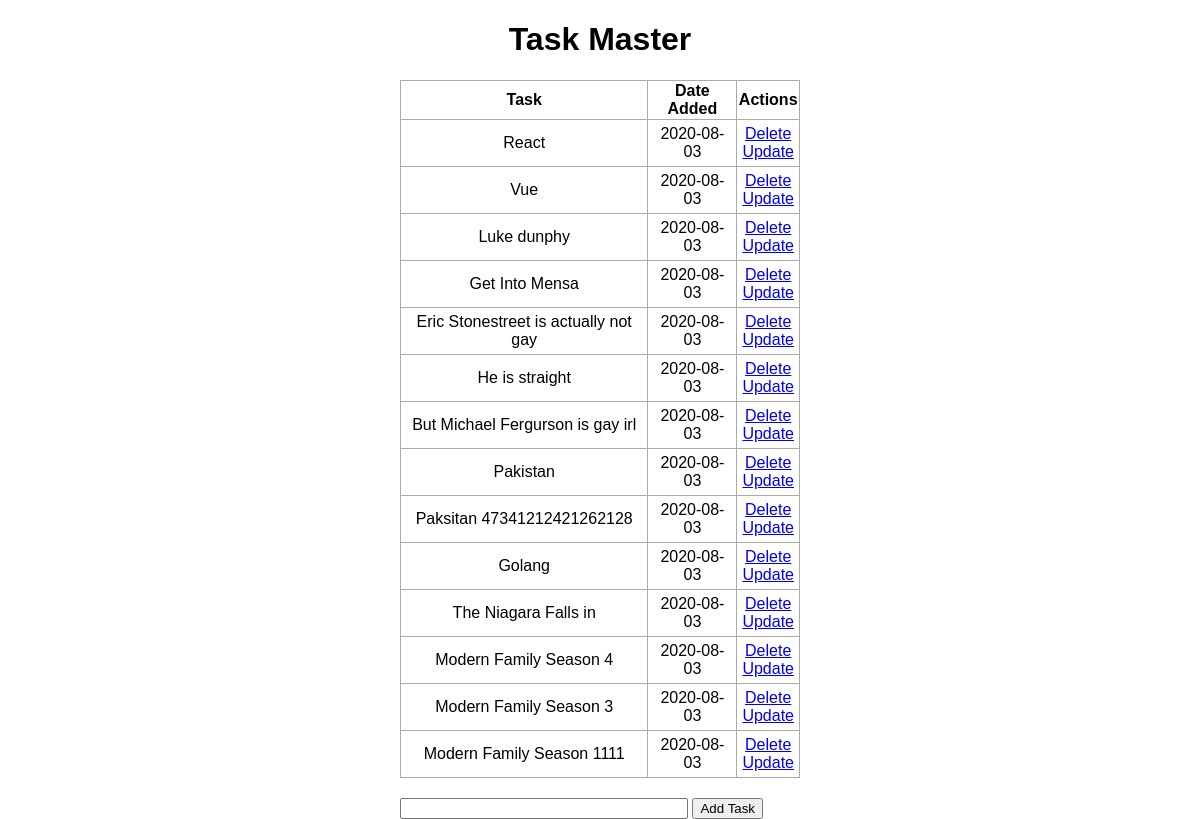
The page / on the database its author committed.
### app.py (models this page shows, shortened)
class Todo(db.Model):
	id = db.Column(db.Integer, primary_key=True)
	content = db.Column(db.String(200), nullable=False)
	date_created = db.Column(db.DateTime, default=datetime.utcnow)

### app.py (the view)
@app.route('/', methods=['GET', 'POST'])
def index():
	if request.method == 'POST':
		task_content = request.form['content']
		new_task = Todo(content=task_content)
		try:
			db.session.add(new_task)
			db.session.commit()
			return redirect('/')
		except Exception as e:
			return "Failed to add task to database"
	else:
		tasks = Todo.query.order_by(Todo.date_created).all()
		return render_template('index.html', tasks=tasks)

### templates/index.html (shortened to what this page needs)
{% extends 'base.html' %}
{% block body %}
<div class='content'>
	{% if tasks|length < 1 %}
	<h1>Create A Task Below!</h1>
	{% else %}
	<h1 style='text-align:center'>Task Master</h1>
	<table>
		<tr>
			<th>Task</th>
			<th>Date Added</th>
			<th>Actions</th>
		</tr>
		{% for task in tasks %}
			<tr>
				<td>{{ task.content }}</td>
				<td>{{ task.date_created.date() }}</td>
				<td>
					<a href="/delete/{{ task.id }}">Delete</a>
					<br>
					<a href="/update/{{ task.id }}">Update</a>
				</td>
			</tr>
		{% endfor %}
		{% endif %}
	</table>
		<form action="/", method="POST">
			<input type="text" name="content" id="content">
			<input type="Submit" value="Add Task">
		</form>
	</div>
{% endblock %}

### templates/base.html (shortened to what this page needs)
<!DOCTYPE html>
<html>
<head>
	<link rel="stylesheet" href="{{ url_for('static', filename='css/main.css') }}">
</head>
<body>
{% block body %}{% endblock %}
</body>
</html>

### static/css/main.css (style rules this page uses)
body, html { margin: 0; font-family: sans-serif; }
.content { margin: 0 auto; width: 400px; }
table, td, th { border: 1px solid #aaa; }
table { border-collapse: collapse; width: 100%; }
th { height: 30px; }
td { text-align: center; padding: 5px; }
#content { width: 70%; }

### rows shown on the page
Todo: content "React", date_created "2020-08-03"
Todo: content "Vue", date_created "2020-08-03"
Todo: content "Luke dunphy", date_created "2020-08-03"
Todo: content "Get Into Mensa", date_created "2020-08-03"
Todo: content "Eric Stonestreet is actually not gay", date_created "2020-08-03"
Todo: content "He is straight", date_created "2020-08-03"
Todo: content "But Michael Fergurson is gay irl", date_created "2020-08-03"
Todo: content "Pakistan", date_created "2020-08-03"
Todo: content "Paksitan 47341212421262128", date_created "2020-08-03"
Todo: content "Golang", date_created "2020-08-03"
Todo: content "The Niagara Falls in", date_created "2020-08-03"
Todo: content "Modern Family Season 4", date_created "2020-08-03"
Todo: content "Modern Family Season 3", date_created "2020-08-03"
Todo: content "Modern Family Season 1111", date_created "2020-08-03"
